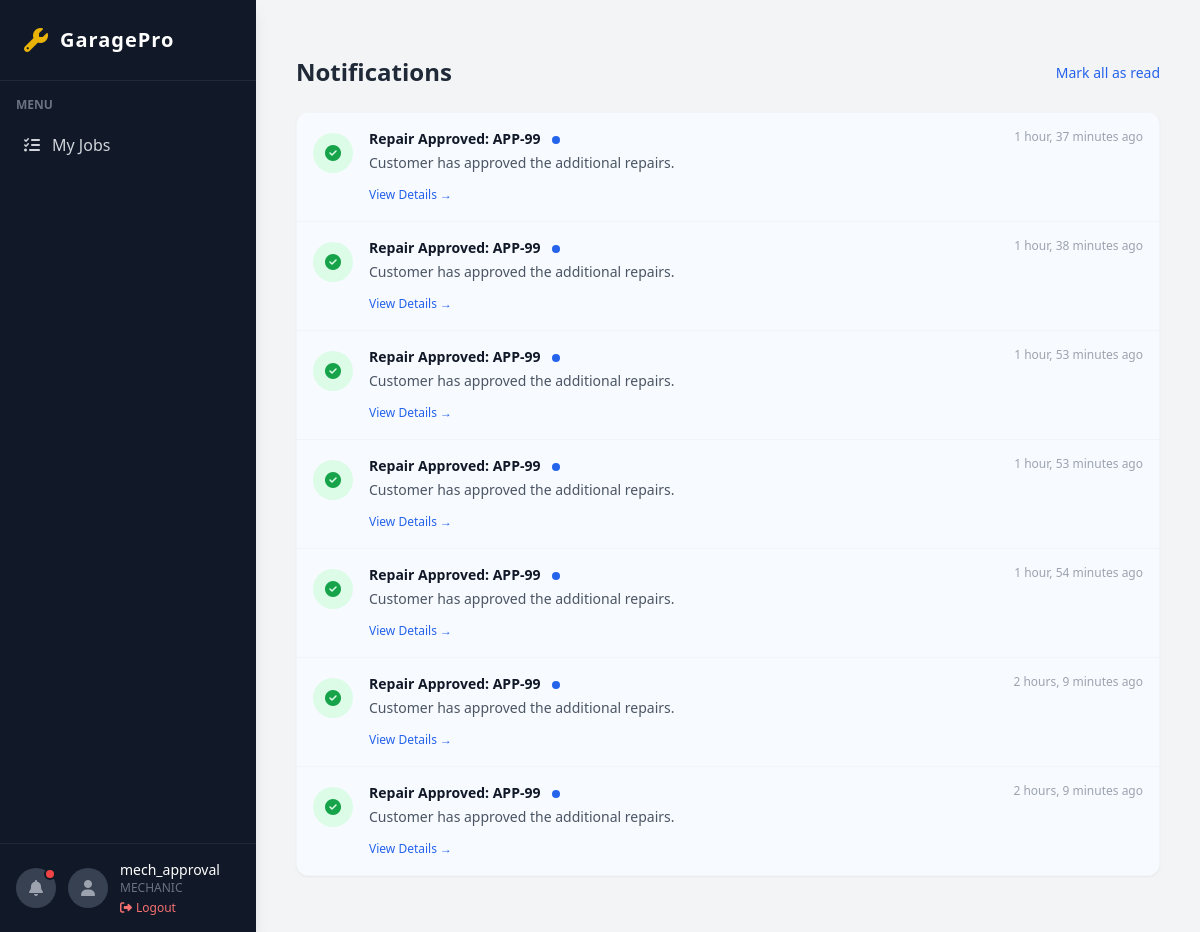
The page /notifications/ (signed in) on the database its author committed.
### accounts/models.py (models this page shows, shortened)
class User(AbstractUser, TimeStampedModel):
    ROLE_CHOICES = [
        ('ADMIN', 'Admin'),
        ('MANAGER', 'Manager'),
        ('MECHANIC', 'Mechanic'),
        ('CUSTOMER', 'Customer'),
    ]
    role = models.CharField(max_length=20, choices=ROLE_CHOICES)
    phone = models.CharField(max_length=20, blank=True)

### notifications/models.py (models this page shows, shortened)
class Notification(models.Model):
    recipient = models.ForeignKey(settings.AUTH_USER_MODEL, on_delete=models.CASCADE, related_name='notifications')
    title = models.CharField(max_length=255)
    message = models.TextField()
    notification_type = models.CharField(max_length=50)  # e.g. 'job_update', 'approval_request'
    status = models.CharField(max_length=20, default='unread')  # kept for backward compat, but is_read is better
    is_read = models.BooleanField(default=False)
    link = models.CharField(max_length=255, blank=True, null=True)
    related_job = models.ForeignKey('jobs.ServiceJob', on_delete=models.SET_NULL, null=True, blank=True)
    created_at = models.DateTimeField(auto_now_add=True)
    class Meta:
        ordering = ['-created_at']

### notifications/views.py (the view)
# urls.py: path('', views.notification_list, name='notification_list'),
@login_required
def notification_list(request):
    notifications = request.user.notifications.all()
    return render(request, 'notifications/list.html', {'notifications': notifications})

### notifications/context_processors.py (called while the page is built)
def user_notifications(request):
    if request.user.is_authenticated:
        unread_count = request.user.notifications.filter(is_read=False).count()
        latest_notifications = request.user.notifications.all()[:5]
        return {
            'unread_notifications_count': unread_count,
            'latest_notifications': latest_notifications
        }
    return {}

### templates/notifications/list.html (shortened to what this page needs)
{% extends 'base.html' %} {% load static %}
{% block content %}
<div class="container mx-auto px-4 py-8">
    <div class="flex justify-between items-center mb-6">
        <h1 class="text-2xl font-bold text-gray-800">Notifications</h1>
        <form method="post" action="{% url 'mark_all_read' %}">
            <button type="submit" class="text-sm text-blue-600 hover:text-blue-800 font-medium">
                Mark all as read
            </button>
        </form>
    </div>
    <div class="bg-white rounded-xl shadow-sm border border-gray-100 overflow-hidden">
        {% if notifications %}
        <div class="divide-y divide-gray-100">
            {% for n in notifications %}
            <div
                class="p-4 hover:bg-gray-50 transition duration-150 flex gap-4 {% if not n.is_read %}bg-blue-50/50{% endif %}">
                <div class="flex-shrink-0 mt-1">
                    {% if n.notification_type == 'job_update' %}
                    <div class="w-10 h-10 rounded-full bg-blue-100 text-blue-600 flex items-center justify-center">
                        <i class="fas fa-wrench"></i>
                    </div>
                    {% elif n.notification_type == 'approval_request' %}
                    <div class="w-10 h-10 rounded-full bg-yellow-100 text-yellow-600 flex items-center justify-center">
                        <i class="fas fa-exclamation-triangle"></i>
                    </div>
                    {% elif n.notification_type == 'approval_response' %}
                    <div class="w-10 h-10 rounded-full bg-green-100 text-green-600 flex items-center justify-center">
                        <i class="fas fa-check-circle"></i>
                    </div>
                    {% else %}
                    <div class="w-10 h-10 rounded-full bg-gray-100 text-gray-600 flex items-center justify-center">
                        <i class="fas fa-bell"></i>
                    </div>
                    {% endif %}
                </div>
                <div class="flex-1 min-w-0">
                    <div class="flex justify-between items-start">
                        <h3 class="text-sm font-semibold text-gray-900 truncate pr-4">
                            {{ n.title }}
                            {% if not n.is_read %}
                            <span class="inline-block w-2 h-2 bg-blue-600 rounded-full ml-2 align-middle"></span>
                            {% endif %}
                        </h3>
                        <span class="text-xs text-gray-400 whitespace-nowrap">{{ n.created_at|timesince }} ago</span>
                    </div>
                    <p class="text-sm text-gray-600 mt-1">{{ n.message }}</p>
                    {% if n.link or n.related_job %}
                    <div class="mt-2">
                        <a href="{% url 'mark_notification_read' n.pk %}{% if n.link %}?next={{ n.link }}{% elif n.related_job %}?next={% if user.role == 'MECHANIC' %}{% url 'mechanic_job_detail' n.related_job.pk %}{% elif user.role == 'CUSTOMER' %}{% url 'customer_job_detail' n.related_job.pk %}{% else %}{% url 'admin_job_detail' n.related_job.pk %}{% endif %}{% endif %}"
                            class="text-xs font-medium text-blue-600 hover:text-blue-800">
                            View Details &rarr;
                        </a>
                    </div>
                    {% endif %}
                </div>
            </div>
            {% endfor %}
        </div>
        {% endif %}
    </div>
</div>
{% endblock %}

### templates/base.html (shortened to what this page needs)
<!DOCTYPE html>
<html lang="en">
<head>
    <script src="https://cdn.tailwindcss.com"></script>
    <link rel="stylesheet" href="https://cdnjs.cloudflare.com/ajax/libs/font-awesome/6.4.0/css/all.min.css">
</head>
<body class="bg-gray-100 font-sans leading-normal tracking-normal">
    <div class="flex h-screen overflow-hidden">
        <aside class="w-64 bg-gray-900 text-white hidden md:flex flex-col shadow-lg z-20">
            <div class="p-6 border-b border-gray-800">
                <a href="/" class="flex items-center gap-3">
                    <i class="fas fa-wrench text-yellow-500 text-2xl"></i>
                    <span class="text-xl font-bold tracking-wider">GaragePro</span>
                </a>
            </div>
            <nav class="flex-1 overflow-y-auto sidebar-scroll py-4">
                <div class="px-4 mb-2 text-xs text-gray-500 uppercase font-semibold">Menu</div>
                {% if user.role == 'ADMIN' or user.role == 'MANAGER' or user.is_superuser %}
                <a href="{% url 'admin_dashboard' %}"
                    class="flex items-center py-3 px-4 text-gray-300 hover:bg-gray-800 hover:text-white transition-colors duration-200 border-l-4 border-transparent hover:border-yellow-500">
                    <i class="fas fa-tachometer-alt w-6 text-center mr-2"></i> Dashboard
                </a>
                <a href="{% url 'admin_jobs_list' %}"
                    class="flex items-center py-3 px-4 text-gray-300 hover:bg-gray-800 hover:text-white transition-colors duration-200 border-l-4 border-transparent hover:border-yellow-500">
                    <i class="fas fa-hammer w-6 text-center mr-2"></i> Jobs
                </a>
                <a href="{% url 'admin_customers_list' %}"
                    class="flex items-center py-3 px-4 text-gray-300 hover:bg-gray-800 hover:text-white transition-colors duration-200 border-l-4 border-transparent hover:border-yellow-500">
                    <i class="fas fa-users w-6 text-center mr-2"></i> Customers
                </a>
                <a href="{% url 'admin_mechanics_list' %}"
                    class="flex items-center py-3 px-4 text-gray-300 hover:bg-gray-800 hover:text-white transition-colors duration-200 border-l-4 border-transparent hover:border-yellow-500">
                    <i class="fas fa-user-cog w-6 text-center mr-2"></i> Mechanics
                </a>
                <a href="{% url 'admin_inventory_list' %}"
                    class="flex items-center py-3 px-4 text-gray-300 hover:bg-gray-800 hover:text-white transition-colors duration-200 border-l-4 border-transparent hover:border-yellow-500">
                    <i class="fas fa-boxes w-6 text-center mr-2"></i> Inventory
                </a>
                <a href="{% url 'admin_billing_list' %}"
                    class="flex items-center py-3 px-4 text-gray-300 hover:bg-gray-800 hover:text-white transition-colors duration-200 border-l-4 border-transparent hover:border-yellow-500">
                    <i class="fas fa-file-invoice-dollar w-6 text-center mr-2"></i> Billing
                </a>
                <a href="{% url 'admin_approvals_list' %}"
                    class="flex items-center py-3 px-4 text-gray-300 hover:bg-gray-800 hover:text-white transition-colors duration-200 border-l-4 border-transparent hover:border-yellow-500">
                    <i class="fas fa-check-circle w-6 text-center mr-2"></i> Approvals
                </a>
                <a href="{% url 'admin_analytics' %}"
                    class="flex items-center py-3 px-4 text-gray-300 hover:bg-gray-800 hover:text-white transition-colors duration-200 border-l-4 border-transparent hover:border-yellow-500">
                    <i class="fas fa-chart-bar w-6 text-center mr-2"></i> Analytics
                </a>
                {% elif user.role == 'MECHANIC' %}
                <a href="{% url 'mechanic_jobs' %}"
                    class="flex items-center py-3 px-4 text-gray-300 hover:bg-gray-800 hover:text-white transition-colors duration-200 border-l-4 border-transparent hover:border-yellow-500">
                    <i class="fas fa-tasks w-6 text-center mr-2"></i> My Jobs
                </a>
                {% endif %}
            </nav>
            <div class="p-4 border-t border-gray-800">
                <div class="flex items-center gap-3">
                    <a href="{% url 'notification_list' %}"
                        class="relative w-10 h-10 rounded-full bg-gray-700 flex items-center justify-center hover:bg-gray-600 transition group p-0">
                        <i class="fas fa-bell text-gray-400 group-hover:text-white"></i>
                        {% if unread_notifications_count > 0 %}
                        <span
                            class="absolute top-0 right-0 w-3 h-3 bg-red-500 rounded-full border-2 border-gray-900"></span>
                        {% endif %}
                    </a>
                    <div class="w-10 h-10 rounded-full bg-gray-700 flex items-center justify-center">
                        <i class="fas fa-user text-gray-400"></i>
                    </div>
                    <div>
                        <div class="text-sm font-medium">{{ user.username|default:"User" }}</div>
                        <div class="text-xs text-gray-500">{{ user.role|default:"" }}</div>
                        <form method="post" action="{% url 'logout' %}" class="mt-1">
                            <button type="submit"
                                class="text-xs text-red-400 hover:text-red-300 flex items-center gap-1">
                                <i class="fas fa-sign-out-alt"></i> Logout
                            </button>
                        </form>
                    </div>
                </div>
            </div>
        </aside>
        <div class="flex-1 flex flex-col h-screen overflow-hidden">
            <main class="flex-1 overflow-x-hidden overflow-y-auto bg-gray-100 p-6">
                <div class="container mx-auto">
                    {% block content %}{% endblock %}
                </div>
            </main>
        </div>
    </div>
</body>
</html>

### rows shown on the page
User: username "mech_approval", role "MECHANIC"
Notification: title "Repair Approved: APP-99", is_read False (drawn), created_at "1 hour, 37 minutes", message "Customer has approved the additional repairs."
Notification: title "Repair Approved: APP-99", is_read False (drawn), created_at "1 hour, 38 minutes", message "Customer has approved the additional repairs."
Notification: title "Repair Approved: APP-99", is_read False (drawn), created_at "1 hour, 53 minutes", message "Customer has approved the additional repairs."
Notification: title "Repair Approved: APP-99", is_read False (drawn), created_at "1 hour, 53 minutes", message "Customer has approved the additional repairs."
Notification: title "Repair Approved: APP-99", is_read False (drawn), created_at "1 hour, 54 minutes", message "Customer has approved the additional repairs."
Notification: title "Repair Approved: APP-99", is_read False (drawn), created_at "2 hours, 9 minutes", message "Customer has approved the additional repairs."
Notification: title "Repair Approved: APP-99", is_read False (drawn), created_at "2 hours, 9 minutes", message "Customer has approved the additional repairs."
